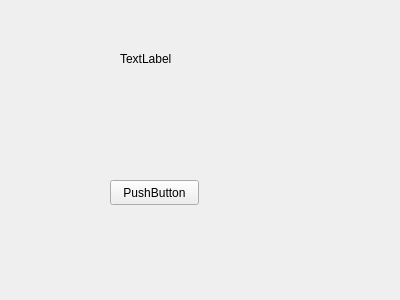
<?xml version="1.0" encoding="UTF-8"?>
<ui version="4.0">
 <class>OneBtnMessageBox</class>
 <widget class="QWidget" name="OneBtnMessageBox">
  <property name="geometry">
   <rect>
    <x>0</x>
    <y>0</y>
    <width>400</width>
    <height>300</height>
   </rect>
  </property>
  <property name="windowTitle">
   <string>Form</string>
  </property>
  <widget class="QWidget" name="Com_OneBtnMessageBox_widget" native="true">
   <property name="geometry">
    <rect>
     <x>20</x>
     <y>10</y>
     <width>311</width>
     <height>251</height>
    </rect>
   </property>
   <widget class="QLabel" name="Com_OneBtnMessageBox_lbMessage">
    <property name="geometry">
     <rect>
      <x>100</x>
      <y>40</y>
      <width>67</width>
      <height>17</height>
     </rect>
    </property>
    <property name="text">
     <string>TextLabel</string>
    </property>
   </widget>
   <widget class="QPushButton" name="Com_OneBtnMessageBox_bt1">
    <property name="geometry">
     <rect>
      <x>90</x>
      <y>170</y>
      <width>89</width>
      <height>25</height>
     </rect>
    </property>
    <property name="text">
     <string>PushButton</string>
    </property>
   </widget>
  </widget>
 </widget>
 <resources/>
 <connections/>
</ui>
